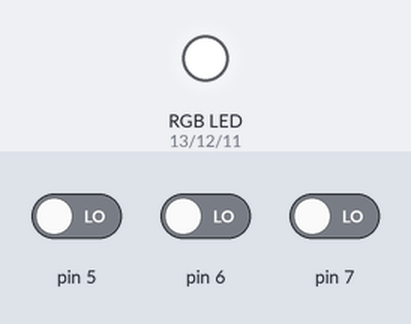
Simulated run of this sketch. Board: Arduino Uno, built with avr-gcc and run on an emulated ATmega328P. Parts: an RGB LED mixed from three pins (HIGH = lit). The test bench sets the inputs (shaded band); at power-on: pin 5 LOW, pin 6 LOW, pin 7 LOW. Dim RGB values are drawn brighter than linear.

Above: at 1.2 s.
1.3 s: pin 5 driven HIGH
At 2.4 s:
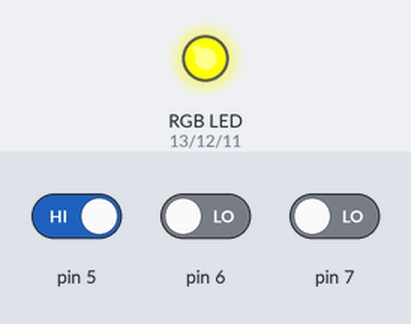
2.8 s: pin 6 driven HIGH
At 3.4 s:
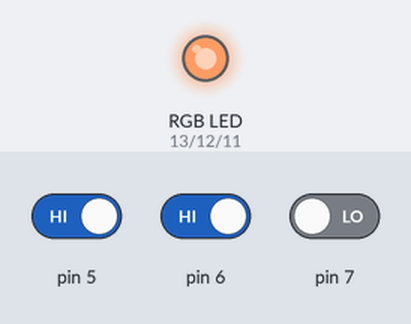
4.3 s: pin 7 driven HIGH
At 5.5 s:
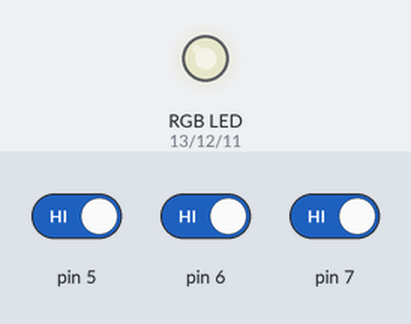
5.8 s: pin 5 driven LOW
At 6.1 s:
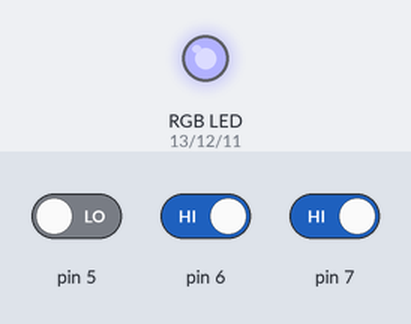
7.3 s: pin 6 driven LOW
At 8.0 s:
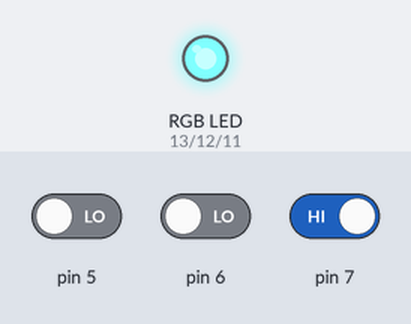
8.8 s: pin 7 driven LOW
At 9.6 s:
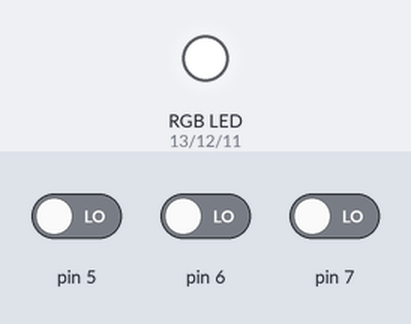
Timing chart, 0 to 11.3 s (numbered marks = the images above; inputs shaded):
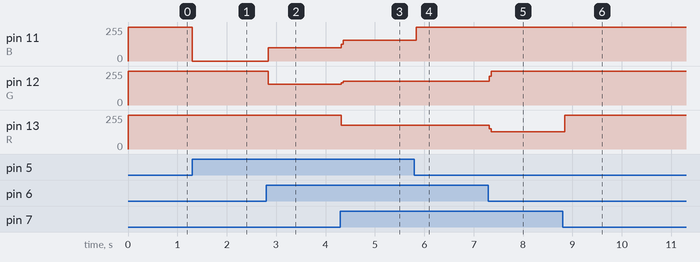

The sketch:

LED_RGB.ino
```cpp
/*
  Giorgio Asganafer
  6/6/12

  LED RGB controllato da 3 bottoni
 */
const int R = 13;
const int G = 12;
const int B = 11;


void setup() {
  // initialize the digital pin as an output.
  // Pin 13 has an LED connected on most Arduino boards:
  pinMode(R, OUTPUT);
  pinMode(G, OUTPUT);
  pinMode(B, OUTPUT);
  pinMode(7, INPUT);
  pinMode(6, INPUT);
  pinMode(5, INPUT);
}

int count=0, buttonState=0;

void loop() {
buttonState = digitalRead(7);
if (digitalRead(7) == HIGH) {
    digitalWrite(R, 0);
    digitalWrite(G, 255);
   digitalWrite(B, 255);
  }
 if (digitalRead(6) == HIGH) {
    digitalWrite(R, 255);
    digitalWrite(G, 0);
   digitalWrite(B, 255);
 }
 if (digitalRead(5) == HIGH) {
    digitalWrite(R, 255);
    digitalWrite(G, 255);
   digitalWrite(B, 0);
  }
 else{
 digitalWrite(R, 255);
 digitalWrite(G, 255);
 digitalWrite(B, 255);
 }
}
```

Measured:
- after the input at 1.3 s, pin 11 (B): 255/255 → 0/255 at once
- after the input at 2.8 s, pin 11 (B): 0/255 → 99/255 at once; pin 12 (G): 255/255 → 156/255 at once
- after the input at 4.3 s, pin 11 (B): 99/255 → 155/255 at once; pin 12 (G): 156/255 → 177/255 at once; pin 13 (R): 255/255 → 177/255 at once
- after the input at 5.8 s, pin 11 (B): 155/255 → 255/255 at once
- after the input at 7.3 s, pin 12 (G): 177/255 → 255/255 at once; pin 13 (R): 177/255 → 128/255 at once
- after the input at 8.8 s, pin 13 (R): 128/255 → 255/255 at once
